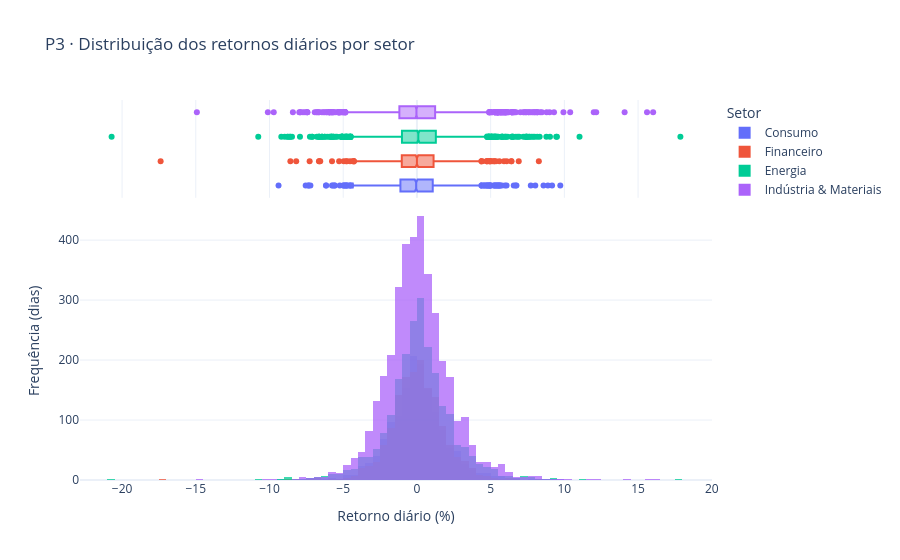

This figure's notebook cell:
### Markdown cell above
## 5. P3 — Distribuição dos retornos diários
*Como se comportam estatisticamente os retornos (dispersão, assimetria e caudas)?*
- **Assimetria** negativa: quedas extremas mais frequentes que altas extremas.
- **Curtose** (excesso) alta: caudas pesadas, ou seja, mais dias extremos do que numa distribuição normal.

### Code cell
fig = px.histogram(
    acoes.dropna(subset=["retorno_diario"]).assign(ret_pct=lambda d: d["retorno_diario"] * 100),
    x="ret_pct", color="setor", marginal="box", nbins=120, opacity=0.75,
    title="P3 · Distribuição dos retornos diários por setor",
    labels={"ret_pct": "Retorno diário (%)", "setor": "Setor"},
    template=TEMA,
)
fig.update_layout(barmode="overlay", yaxis_title="Frequência (dias)")
fig.show()

### Figure 1 — Plotly figure (JSON) as saved in the notebook; plotly's stock layout.template omitted (floating-point values rounded to 4 significant figures; data arrays with more than 128 entries replaced by an {"elided": "..."} marker saying what was removed)
{"data": [{"bingroup": "x", "hovertemplate": "Setor=Consumo<br>Retorno diário (%)=%{x}<br>count=%{y}<extra></extra>", "legendgroup": "Consumo", "marker": {"color": "#636efa", "opacity": 0.75, "pattern": {"shape": ""}}, "name": "Consumo", "nbinsx": 120, "orientation": "v", "showlegend": true, "type": "histogram", "x": {"elided": "1488 float values"}, "xaxis": "x", "yaxis": "y"}, {"hovertemplate": "Setor=Consumo<br>Retorno diário (%)=%{x}<extra></extra>", "legendgroup": "Consumo", "marker": {"color": "#636efa"}, "name": "Consumo", "notched": true, "showlegend": false, "type": "box", "x": {"elided": "1488 float values"}, "xaxis": "x2", "yaxis": "y2"}, {"bingroup": "x", "hovertemplate": "Setor=Financeiro<br>Retorno diário (%)=%{x}<br>count=%{y}<extra></extra>", "legendgroup": "Financeiro", "marker": {"color": "#EF553B", "opacity": 0.75, "pattern": {"shape": ""}}, "name": "Financeiro", "nbinsx": 120, "orientation": "v", "showlegend": true, "type": "histogram", "x": {"elided": "1488 float values"}, "xaxis": "x", "yaxis": "y"}, {"hovertemplate": "Setor=Financeiro<br>Retorno diário (%)=%{x}<extra></extra>", "legendgroup": "Financeiro", "marker": {"color": "#EF553B"}, "name": "Financeiro", "notched": true, "showlegend": false, "type": "box", "x": {"elided": "1488 float values"}, "xaxis": "x2", "yaxis": "y2"}, {"bingroup": "x", "hovertemplate": "Setor=Energia<br>Retorno diário (%)=%{x}<br>count=%{y}<extra></extra>", "legendgroup": "Energia", "marker": {"color": "#00cc96", "opacity": 0.75, "pattern": {"shape": ""}}, "name": "Energia", "nbinsx": 120, "orientation": "v", "showlegend": true, "type": "histogram", "x": {"elided": "2232 float values"}, "xaxis": "x", "yaxis": "y"}, {"hovertemplate": "Setor=Energia<br>Retorno diário (%)=%{x}<extra></extra>", "legendgroup": "Energia", "marker": {"color": "#00cc96"}, "name": "Energia", "notched": true, "showlegend": false, "type": "box", "x": {"elided": "2232 float values"}, "xaxis": "x2", "yaxis": "y2"}, {"bingroup": "x", "hovertemplate": "Setor=Indústria & Materiais<br>Retorno diário (%)=%{x}<br>count=%{y}<extra></extra>", "legendgroup": "Indústria & Materiais", "marker": {"color": "#ab63fa", "opacity": 0.75, "pattern": {"shape": ""}}, "name": "Indústria & Materiais", "nbinsx": 120, "orientation": "v", "showlegend": true, "type": "histogram", "x": {"elided": "3720 float values"}, "xaxis": "x", "yaxis": "y"}, {"hovertemplate": "Setor=Indústria & Materiais<br>Retorno diário (%)=%{x}<extra></extra>", "legendgroup": "Indústria & Materiais", "marker": {"color": "#ab63fa"}, "name": "Indústria & Materiais", "notched": true, "showlegend": false, "type": "box", "x": {"elided": "3720 float values"}, "xaxis": "x2", "yaxis": "y2"}], "layout": {"barmode": "overlay", "legend": {"title": {"text": "Setor"}, "tracegroupgap": 0}, "title": {"text": "P3 · Distribuição dos retornos diários por setor"}, "xaxis": {"anchor": "y", "domain": [0, 1], "title": {"text": "Retorno diário (%)"}}, "xaxis2": {"anchor": "y2", "domain": [0, 1], "matches": "x", "showgrid": true, "showticklabels": false}, "yaxis": {"anchor": "x", "domain": [0, 0.7326], "title": {"text": "Frequência (dias)"}}, "yaxis2": {"anchor": "x2", "domain": [0.7426, 1], "matches": "y2", "showgrid": false, "showline": false, "showticklabels": false, "ticks": ""}}}
